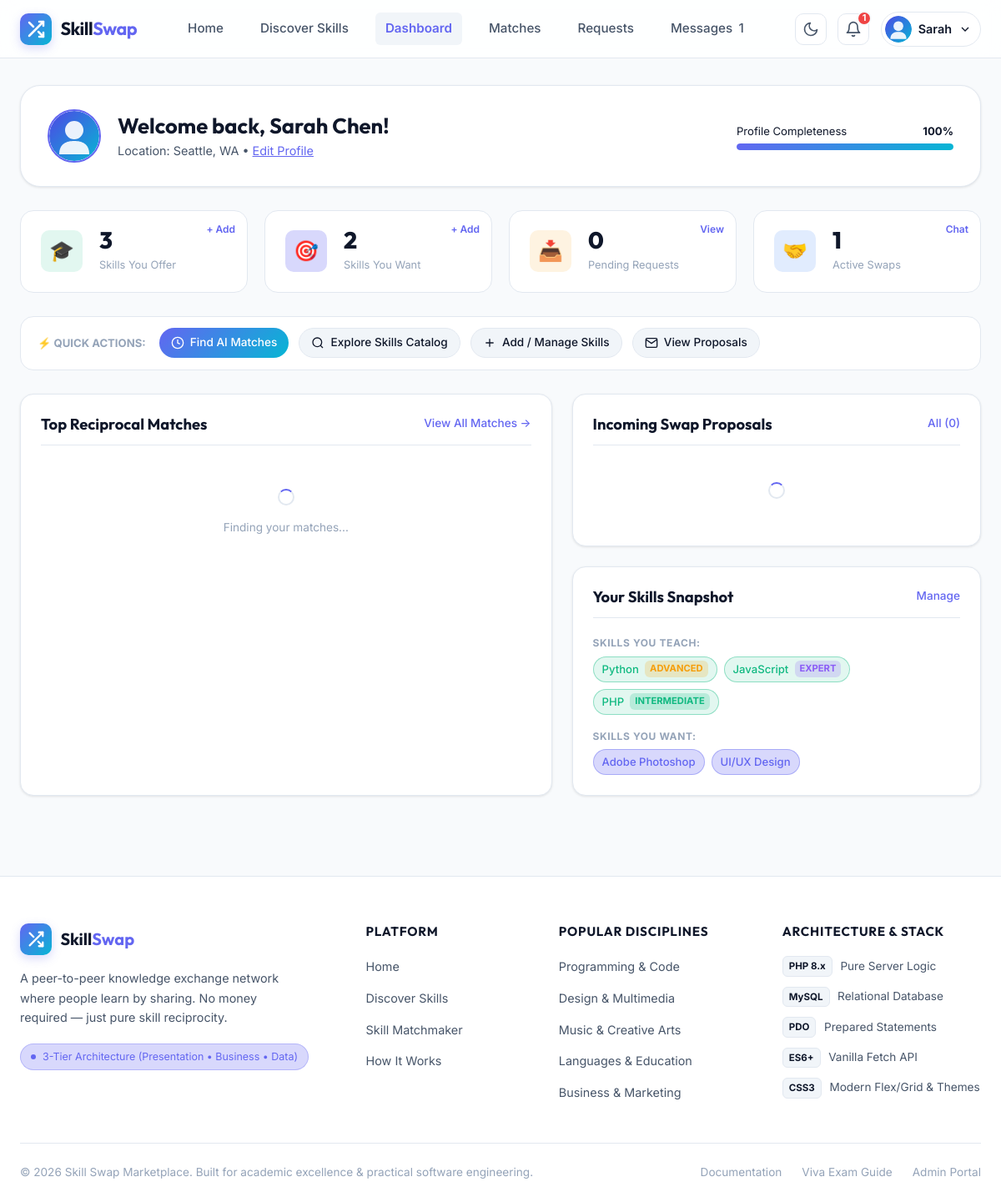
The app's page /dashboard.php (signed in) with its own data.
### tables this page shows
CREATE TABLE `user_skills` (
  `id` INT UNSIGNED NOT NULL AUTO_INCREMENT,
  `user_id` INT UNSIGNED NOT NULL,
  `skill_id` INT UNSIGNED NOT NULL,
  `skill_type` ENUM('OFFER', 'WANT') NOT NULL,
  `proficiency` ENUM('Beginner', 'Intermediate', 'Advanced', 'Expert') NOT NULL DEFAULT 'Intermediate',
  `description` VARCHAR(255) DEFAULT NULL,
  `created_at` DATETIME NOT NULL DEFAULT CURRENT_TIMESTAMP,
  PRIMARY KEY (`id`),
  UNIQUE KEY `idx_user_skill_unique` (`user_id`, `skill_id`, `skill_type`),
  KEY `idx_user_skills_user` (`user_id`),
  KEY `idx_user_skills_skill` (`skill_id`),
  KEY `idx_user_skills_type` (`skill_type`),
  CONSTRAINT `fk_user_skills_user` FOREIGN KEY (`user_id`) REFERENCES `users` (`id`) ON DELETE CASCADE,
  CONSTRAINT `fk_user_skills_skill` FOREIGN KEY (`skill_id`) REFERENCES `skills` (`id`) ON DELETE CASCADE
);

CREATE TABLE `skills` (
  `id` INT UNSIGNED NOT NULL AUTO_INCREMENT,
  `name` VARCHAR(80) NOT NULL,
  `category` VARCHAR(60) NOT NULL,
  `description` VARCHAR(255) DEFAULT NULL,
  `created_at` DATETIME NOT NULL DEFAULT CURRENT_TIMESTAMP,
  PRIMARY KEY (`id`),
  UNIQUE KEY `idx_skills_name` (`name`),
  KEY `idx_skills_category` (`category`)
);

### includes/auth.php (called while the page is built, shortened)
<?php
function is_logged_in(): bool {
    return isset($_SESSION['user_id']) && !empty($_SESSION['user_id']);
}
function current_user(): ?array {
    if (isset($_SESSION['user']) && is_array($_SESSION['user'])) {
        return $_SESSION['user'];
    }
    return null;
}
function is_admin(): bool {
    $user = current_user();
    return $user && ($user['role'] ?? '') === 'admin';
}

### includes/functions.php (called while the page is built, shortened)
<?php
function e(?string $string): string {
    return htmlspecialchars($string ?? '', ENT_QUOTES, 'UTF-8');
}
function get_avatar_url(?string $filename): string {
    if (empty($filename) || $filename === 'default-avatar.svg') {
        return 'assets/images/default-avatar.svg';
    }
    return 'assets/images/default-avatar.svg';
}

### dashboard.php (the view, shortened to what this page needs)
<?php
require_once __DIR__ . '/includes/auth.php';
require_once __DIR__ . '/includes/functions.php';
$user = current_user();
$pdo = get_db();
$userId = (int)$user['id'];
$offeredSkillsStmt = $pdo->prepare("
    SELECT us.id, us.proficiency, s.name, s.category
    FROM user_skills us
    INNER JOIN skills s ON us.skill_id = s.id
    WHERE us.user_id = :uid AND us.skill_type = 'OFFER'
");
$offeredSkillsStmt->execute([':uid' => $userId]);
$myOffered = $offeredSkillsStmt->fetchAll();
$wantedSkillsStmt = $pdo->prepare("
    SELECT us.id, us.proficiency, s.name, s.category
    FROM user_skills us
    INNER JOIN skills s ON us.skill_id = s.id
    WHERE us.user_id = :uid AND us.skill_type = 'WANT'
");
$wantedSkillsStmt->execute([':uid' => $userId]);
$myWanted = $wantedSkillsStmt->fetchAll();
$pendingReqCount = (int)$pdo->prepare("SELECT COUNT(*) FROM swap_requests WHERE receiver_id = :uid AND status = 'pending'")->execute([':uid' => $userId]) ?
    $pdo->query("SELECT COUNT(*) FROM swap_requests WHERE receiver_id = {$userId} AND status = 'pending'")->fetchColumn() : 0;
$activeSwapsCount = (int)$pdo->query("SELECT COUNT(*) FROM swap_requests WHERE (sender_id = {$userId} OR receiver_id = {$userId}) AND status = 'accepted'")->fetchColumn();
$completion = 40;
if (!empty($user['bio'])) $completion += 20;
if (!empty($user['location'])) $completion += 10;
if (count($myOffered) > 0) $completion += 15;
if (count($myWanted) > 0) $completion += 15;
$completion = min(100, $completion);
include __DIR__ . '/includes/header.php';
?>
<div class="dash-wrapper">
    <div class="dash-welcome-card">
        <div class="dash-welcome-left">
            <img src="<?= e(get_avatar_url($user['profile_image'])) ?>" alt="<?= e($user['name']) ?>" class="dash-user-avatar">
            <div>
                <h1 class="dash-greeting">Welcome back, <?= e($user['name']) ?>!</h1>
                <p class="dash-subtext">
                    <?= e($user['location'] ? "Location: {$user['location']}" : "Location not set") ?> &bull;
                    <a href="profile.php" style="color: var(--primary); text-decoration: underline;">Edit Profile</a>
                </p>
            </div>
        </div>
        <div class="profile-meter-box">
            <div style="display: flex; justify-content: space-between; font-size: 0.82rem; margin-bottom: 4px;">
                <span>Profile Completeness</span>
                <strong><?= $completion ?>%</strong>
            </div>
            <div class="progress-bar-track">
                <div class="progress-bar-fill" style="width: <?= $completion ?>%;"></div>
            </div>
        </div>
    </div>
    <div class="dash-metrics-grid">
        <div class="metric-card">
            <div class="metric-icon-box" style="background: var(--success-bg); color: var(--success);">🎓</div>
            <div class="metric-content">
                <span class="metric-number"><?= count($myOffered) ?></span>
                <span class="metric-label">Skills You Offer</span>
            </div>
            <a href="profile.php" class="metric-corner-link">+ Add</a>
        </div>
        <div class="metric-card">
            <div class="metric-icon-box" style="background: var(--primary-glow); color: var(--primary);">🎯</div>
            <div class="metric-content">
                <span class="metric-number"><?= count($myWanted) ?></span>
                <span class="metric-label">Skills You Want</span>
            </div>
            <a href="profile.php" class="metric-corner-link">+ Add</a>
        </div>
        <div class="metric-card">
            <div class="metric-icon-box" style="background: var(--warning-bg); color: var(--warning);">📥</div>
            <div class="metric-content">
                <span class="metric-number"><?= $pendingReqCount ?></span>
                <span class="metric-label">Pending Requests</span>
            </div>
            <a href="requests.php" class="metric-corner-link">View</a>
        </div>
        <div class="metric-card">
            <div class="metric-icon-box" style="background: rgba(59, 130, 246, 0.15); color: #3b82f6;">🤝</div>
            <div class="metric-content">
                <span class="metric-number"><?= $activeSwapsCount ?></span>
                <span class="metric-label">Active Swaps</span>
            </div>
            <a href="messages.php" class="metric-corner-link">Chat</a>
        </div>
    </div>
    <div class="quick-actions-bar">
        <span class="quick-actions-title">⚡ Quick Actions:</span>
        <div class="quick-actions-pills">
            <a href="matches.php" class="quick-pill primary">
                <svg width="16" height="16" viewBox="0 0 24 24" fill="none" stroke="currentColor" stroke-width="2"><circle cx="12" cy="12" r="10"></circle><polyline points="12 6 12 12 16 14"></polyline></svg>
                Find AI Matches
            </a>
            <a href="discover.php" class="quick-pill">
                <svg width="16" height="16" viewBox="0 0 24 24" fill="none" stroke="currentColor" stroke-width="2"><circle cx="11" cy="11" r="8"></circle><line x1="21" y1="21" x2="16.65" y2="16.65"></line></svg>
                Explore Skills Catalog
            </a>
            <a href="profile.php" class="quick-pill">
                <svg width="16" height="16" viewBox="0 0 24 24" fill="none" stroke="currentColor" stroke-width="2"><line x1="12" y1="5" x2="12" y2="19"></line><line x1="5" y1="12" x2="19" y2="12"></line></svg>
                Add / Manage Skills
            </a>
            <a href="requests.php" class="quick-pill">
                <svg width="16" height="16" viewBox="0 0 24 24" fill="none" stroke="currentColor" stroke-width="2"><path d="M4 4h16c1.1 0 2 .9 2 2v12c0 1.1-.9 2-2 2H4c-1.1 0-2-.9-2-2V6c0-1.1.9-2 2-2z"></path><polyline points="22,6 12,13 2,6"></polyline></svg>
                View Proposals
            </a>
        </div>
    </div>
    <div class="dash-two-column">
        <div class="card">
            <div class="card-header">
                <h3 class="card-title">Top Reciprocal Matches</h3>
                <a href="matches.php" class="btn-link">View All Matches &rarr;</a>
            </div>
            <div id="dash-top-matches">
                <div style="text-align: center; padding: 2rem;">
                    <span class="spinner spinner-primary"></span>
                    <p style="margin-top: 0.5rem; font-size: 0.85rem; color: var(--text-muted);">Finding your matches...</p>
                </div>
            </div>
        </div>
        <div style="display: flex; flex-direction: column; gap: 1.5rem;">
            <div class="card">
                <div class="card-header">
                    <h3 class="card-title">Incoming Swap Proposals</h3>
                    <a href="requests.php" class="btn-link">All (<?= $pendingReqCount ?>)</a>
                </div>
                <div id="dash-pending-requests">
                    <div style="text-align: center; padding: 1.5rem;">
                        <span class="spinner spinner-primary"></span>
                    </div>
                </div>
            </div>
            <div class="card">
                <div class="card-header">
                    <h3 class="card-title">Your Skills Snapshot</h3>
                    <a href="profile.php" class="btn-link">Manage</a>
                </div>
                <div style="margin-bottom: 1rem;">
                    <div class="skills-sec-label">Skills You Teach:</div>
                    <div class="skill-badge-group">
                        <?php if (empty($myOffered)): ?>
                            <span style="font-size: 0.85rem; color: var(--text-muted);">No skills added. <a href="profile.php" class="text-primary font-bold">+ Add one now</a></span>
                        <?php else: ?>
                            <?php foreach ($myOffered as $s): ?>
                                <span class="skill-badge offer">
                                    <?= e($s['name']) ?>
                                    <span class="proficiency-pill proficiency-<?= e($s['proficiency']) ?>"><?= e($s['proficiency']) ?></span>
                                </span>
                            <?php endforeach; ?>
                        <?php endif; ?>
                    </div>
                </div>
                <div>
                    <div class="skills-sec-label">Skills You Want:</div>
                    <div class="skill-badge-group">
                        <?php if (empty($myWanted)): ?>
                            <span style="font-size: 0.85rem; color: var(--text-muted);">No learning wishlist. <a href="profile.php" class="text-primary font-bold">+ Add skills</a></span>
                        <?php else: ?>
                            <?php foreach ($myWanted as $s): ?>
                                <span class="skill-badge want"><?= e($s['name']) ?></span>
                            <?php endforeach; ?>
                        <?php endif; ?>
                    </div>
                </div>
            </div>
        </div>
    </div>
</div>
<?php include __DIR__ . '/includes/footer.php'; ?>

### records on screen
user_skills: skill.name "Python", proficiency "ADVANCED"
user_skills: skill.name "JavaScript", proficiency "EXPERT"
user_skills: skill.name "PHP", proficiency "INTERMEDIATE"
user_skills: skill.name "Adobe Photoshop"
user_skills: skill.name "UI/UX Design"

### other values on screen
$unreadMsgs "1"
$unreadNotifs "1"
explode(' ', $currentUser['name'])[0] "Sarah"
$user['name'] "Sarah Chen"
$completion "100"
count($myOffered) "3"
count($myWanted) "2"
$pendingReqCount "0"
$activeSwapsCount "1"
